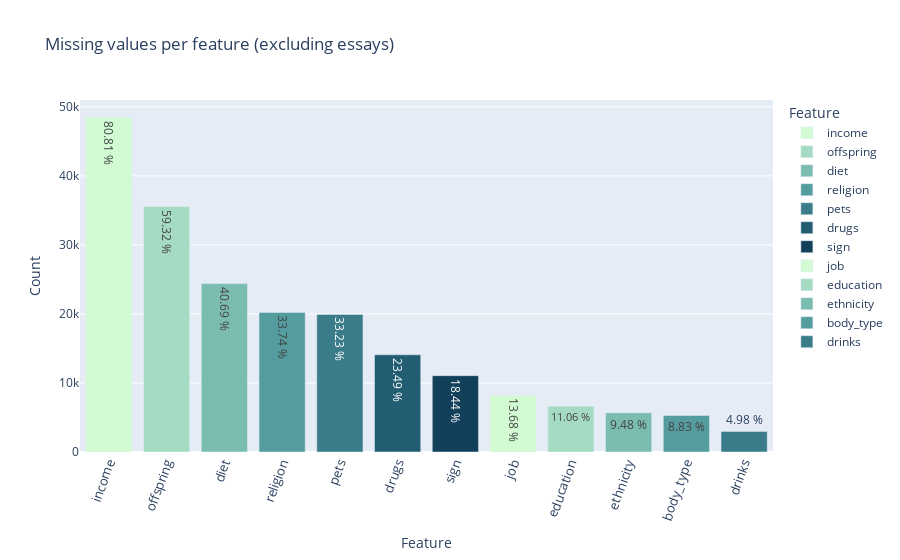

Source (notebook cell):
### Code cell
# Convert to DataFrame for Plotly
dfMissing = missing_values.reset_index()
dfMissing.columns = ['Feature', 'Count']
dfMissing['Percentage'] = round(dfMissing['Count'] * 100 / len(df), 2)

# Create bar plot
fig = px.bar(dfMissing, x='Feature', y='Count', text=dfMissing['Percentage'].apply(lambda x : f"{x} %"), 
             title='Missing values per feature (excluding essays)',
             labels={'Percentage': 'Percentage (%)'},
             color='Feature', color_discrete_sequence=px.colors.sequential.Darkmint)

# Annotate specific point
# fig.add_annotation(x='income', y=48000, text='81% of users do not declare income', 
#       showarrow=True, arrowhead=2, ax=50, ay=-100)

# Adjust layout
fig.update_layout(xaxis_tickangle=-70, xaxis_tickfont_size=13)

# Show plot
fig.show()

### Figure 1 — Plotly figure (JSON) as saved in the notebook; plotly's stock layout.template omitted (floating-point values rounded to 4 significant figures)
{"data": [{"alignmentgroup": "True", "hovertemplate": "Feature=%{x}<br>Count=%{y}<br>text=%{text}<extra></extra>", "legendgroup": "income", "marker": {"color": "rgb(210, 251, 212)", "pattern": {"shape": ""}}, "name": "income", "offsetgroup": "income", "orientation": "v", "showlegend": true, "text": ["80.81 %"], "textposition": "auto", "type": "bar", "x": ["income"], "xaxis": "x", "y": [48442], "yaxis": "y"}, {"alignmentgroup": "True", "hovertemplate": "Feature=%{x}<br>Count=%{y}<br>text=%{text}<extra></extra>", "legendgroup": "offspring", "marker": {"color": "rgb(165, 219, 194)", "pattern": {"shape": ""}}, "name": "offspring", "offsetgroup": "offspring", "orientation": "v", "showlegend": true, "text": ["59.32 %"], "textposition": "auto", "type": "bar", "x": ["offspring"], "xaxis": "x", "y": [35561], "yaxis": "y"}, {"alignmentgroup": "True", "hovertemplate": "Feature=%{x}<br>Count=%{y}<br>text=%{text}<extra></extra>", "legendgroup": "diet", "marker": {"color": "rgb(123, 188, 176)", "pattern": {"shape": ""}}, "name": "diet", "offsetgroup": "diet", "orientation": "v", "showlegend": true, "text": ["40.69 %"], "textposition": "auto", "type": "bar", "x": ["diet"], "xaxis": "x", "y": [24395], "yaxis": "y"}, {"alignmentgroup": "True", "hovertemplate": "Feature=%{x}<br>Count=%{y}<br>text=%{text}<extra></extra>", "legendgroup": "religion", "marker": {"color": "rgb(85, 156, 158)", "pattern": {"shape": ""}}, "name": "religion", "offsetgroup": "religion", "orientation": "v", "showlegend": true, "text": ["33.74 %"], "textposition": "auto", "type": "bar", "x": ["religion"], "xaxis": "x", "y": [20226], "yaxis": "y"}, {"alignmentgroup": "True", "hovertemplate": "Feature=%{x}<br>Count=%{y}<br>text=%{text}<extra></extra>", "legendgroup": "pets", "marker": {"color": "rgb(58, 124, 137)", "pattern": {"shape": ""}}, "name": "pets", "offsetgroup": "pets", "orientation": "v", "showlegend": true, "text": ["33.23 %"], "textposition": "auto", "type": "bar", "x": ["pets"], "xaxis": "x", "y": [19921], "yaxis": "y"}, {"alignmentgroup": "True", "hovertemplate": "Feature=%{x}<br>Count=%{y}<br>text=%{text}<extra></extra>", "legendgroup": "drugs", "marker": {"color": "rgb(35, 93, 114)", "pattern": {"shape": ""}}, "name": "drugs", "offsetgroup": "drugs", "orientation": "v", "showlegend": true, "text": ["23.49 %"], "textposition": "auto", "type": "bar", "x": ["drugs"], "xaxis": "x", "y": [14080], "yaxis": "y"}, {"alignmentgroup": "True", "hovertemplate": "Feature=%{x}<br>Count=%{y}<br>text=%{text}<extra></extra>", "legendgroup": "sign", "marker": {"color": "rgb(18, 63, 90)", "pattern": {"shape": ""}}, "name": "sign", "offsetgroup": "sign", "orientation": "v", "showlegend": true, "text": ["18.44 %"], "textposition": "auto", "type": "bar", "x": ["sign"], "xaxis": "x", "y": [11056], "yaxis": "y"}, {"alignmentgroup": "True", "hovertemplate": "Feature=%{x}<br>Count=%{y}<br>text=%{text}<extra></extra>", "legendgroup": "job", "marker": {"color": "rgb(210, 251, 212)", "pattern": {"shape": ""}}, "name": "job", "offsetgroup": "job", "orientation": "v", "showlegend": true, "text": ["13.68 %"], "textposition": "auto", "type": "bar", "x": ["job"], "xaxis": "x", "y": [8198], "yaxis": "y"}, {"alignmentgroup": "True", "hovertemplate": "Feature=%{x}<br>Count=%{y}<br>text=%{text}<extra></extra>", "legendgroup": "education", "marker": {"color": "rgb(165, 219, 194)", "pattern": {"shape": ""}}, "name": "education", "offsetgroup": "education", "orientation": "v", "showlegend": true, "text": ["11.06 %"], "textposition": "auto", "type": "bar", "x": ["education"], "xaxis": "x", "y": [6628], "yaxis": "y"}, {"alignmentgroup": "True", "hovertemplate": "Feature=%{x}<br>Count=%{y}<br>text=%{text}<extra></extra>", "legendgroup": "ethnicity", "marker": {"color": "rgb(123, 188, 176)", "pattern": {"shape": ""}}, "name": "ethnicity", "offsetgroup": "ethnicity", "orientation": "v", "showlegend": true, "text": ["9.48 %"], "textposition": "auto", "type": "bar", "x": ["ethnicity"], "xaxis": "x", "y": [5680], "yaxis": "y"}, {"alignmentgroup": "True", "hovertemplate": "Feature=%{x}<br>Count=%{y}<br>text=%{text}<extra></extra>", "legendgroup": "body_type", "marker": {"color": "rgb(85, 156, 158)", "pattern": {"shape": ""}}, "name": "body_type", "offsetgroup": "body_type", "orientation": "v", "showlegend": true, "text": ["8.83 %"], "textposition": "auto", "type": "bar", "x": ["body_type"], "xaxis": "x", "y": [5296], "yaxis": "y"}, {"alignmentgroup": "True", "hovertemplate": "Feature=%{x}<br>Count=%{y}<br>text=%{text}<extra></extra>", "legendgroup": "drinks", "marker": {"color": "rgb(58, 124, 137)", "pattern": {"shape": ""}}, "name": "drinks", "offsetgroup": "drinks", "orientation": "v", "showlegend": true, "text": ["4.98 %"], "textposition": "auto", "type": "bar", "x": ["drinks"], "xaxis": "x", "y": [2985], "yaxis": "y"}], "layout": {"barmode": "relative", "legend": {"title": {"text": "Feature"}, "tracegroupgap": 0}, "title": {"text": "Missing values per feature (excluding essays)"}, "xaxis": {"anchor": "y", "categoryarray": ["income", "offspring", "diet", "religion", "pets", "drugs", "sign", "job", "education", "ethnicity", "body_type", "drinks"], "categoryorder": "array", "domain": [0, 1], "tickangle": -70, "tickfont": {"size": 13}, "title": {"text": "Feature"}}, "yaxis": {"anchor": "x", "domain": [0, 1], "title": {"text": "Count"}}}}
